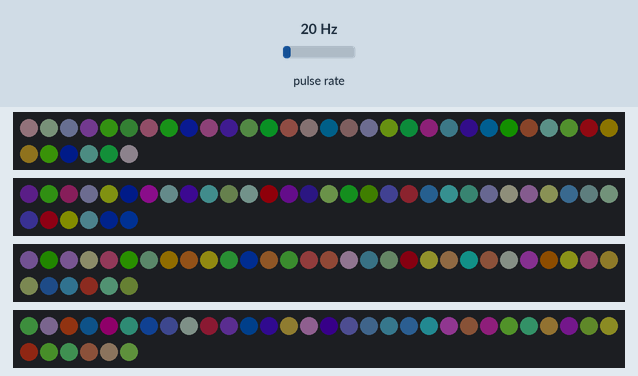
Bench run of a sketch on a simulated Arduino Uno, built with avr-gcc and run on an emulated ATmega328P. Parts: 4 × 36 RGB LEDs in strip order, left to right, continuing on the next row. Wiring (inferred from the names in the program): pulse sensor: data pin 2. Inputs (shaded band) come from the test bench; at power-on: pulse rate 20 Hz. Dim RGB values are drawn brighter than linear; random numbers use the default seed unless the sketch sets one.

Above: at 0.55 s.
At 6.68 s:
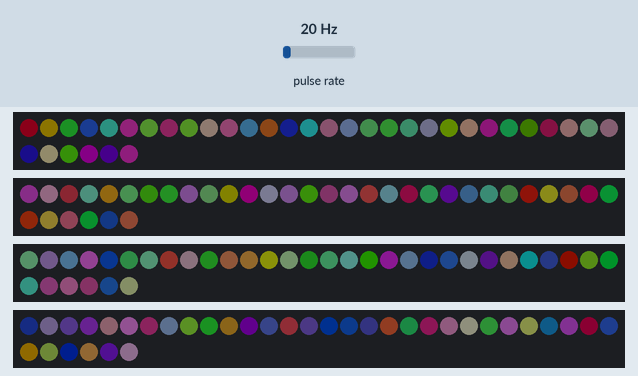
6.7 s: pulse rate (sensor on pin 2) set to 150 Hz
At 6.79 s:
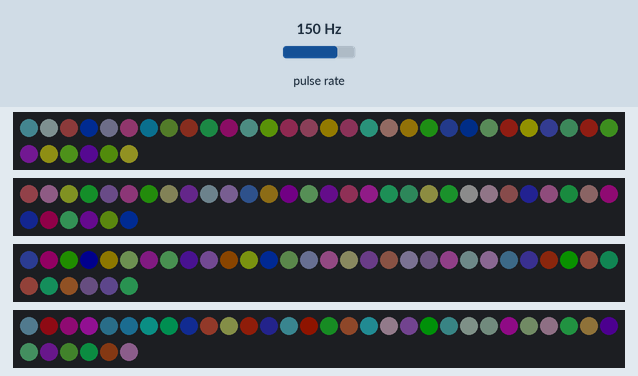

The sketch:

LEDCodeRandom.ino
```cpp
#include <Arduino.h>
#define FASTLED_INTERNAL //supppresses notifications from FASTLED
#include <FastLED.h>

//define some basic setup terms for FASTLED
#define NUM_LEDS 36 //number of leds in the strip
#define LED_PIN_LEAD 4 // pin number for data transmission line 1
#define LED_PIN_SECOND 5 // pin number for data transmission line 2
#define LED_PIN_THIRD 6 // pin number for data transmission line 3
#define LED_PIN_FOURTH 7 // pin number for data transmission line 4


/****************
**Future Issues**
**1.) micros() can only run for approximately 71.6 minutes before it fills up and resets itself to 0.
**    We will need a way to prevent negative time calculations from being createed
**2.) wait and Magnet_Detected have not been integrated yet as preliminary tests have shown that the UNO does not have enough processing power to render a full image
****************/

/*******************
**Global Variables**
*******************/
// initialize 4 arrays of GRB LED pixel objects, and turn them all off
CRGB leadStrip[NUM_LEDS] = {0};
CRGB secondStrip[NUM_LEDS] = {0};
CRGB thirdStrip[NUM_LEDS] = {0};
CRGB fourthStrip[NUM_LEDS] = {0};


volatile unsigned long currentTime = micros();
volatile unsigned long previousTime;
volatile unsigned long timeReadings[] = {0, 0, 0, 0};//number array containing the most recent four periods of 1/4 revolutions
volatile byte timeReadingIndex;
unsigned long timeReadingsSum;
unsigned long timeMarker = micros();
volatile unsigned long averagePeriod;


void setup()
{
  Serial.begin(115200);//set the serial transmission rate to 115200 bauds

  randomSeed(analogRead(A0));

  pinMode(LED_PIN_LEAD, OUTPUT);
  pinMode(LED_PIN_SECOND, OUTPUT);
  pinMode(LED_PIN_THIRD, OUTPUT);
  pinMode(LED_PIN_FOURTH, OUTPUT);


  pinMode(2, INPUT_PULLUP);//attaches pin 2 to arduino's internal pullup resistor, hopefully this will nulify the need for a seperate 10k resistor

  //initialize the interrupt pin
  attachInterrupt(0, Magnet_Detected, RISING);

  //initialize the FastLED Library
  FastLED.addLeds<WS2812B, LED_PIN_LEAD, GRB>(leadStrip, NUM_LEDS);//add previsouly defined LED objects to the FastLED Library
  FastLED.addLeds<WS2812B, LED_PIN_SECOND, GRB>(secondStrip, NUM_LEDS);//add previsouly defined LED objects to the FastLED Library
  FastLED.addLeds<WS2812B, LED_PIN_THIRD, GRB>(thirdStrip, NUM_LEDS);//add previsouly defined LED objects to the FastLED Library
  FastLED.addLeds<WS2812B, LED_PIN_FOURTH, GRB>(fourthStrip, NUM_LEDS);//add previsouly defined LED objects to the FastLED Library

  FastLED.setBrightness(18);

  delay(500);//just a small delay to get the micros() to a safely positive number.
}//end of setup()


void loop()
{
//  //create a pac man image from a single led strip
//  timeMarker = micros();
//  for(int i = 0; i < NUM_LEDS; i++)
//  {
//    leadStrip[i] = CRGB (255,255,0);
//  }
//  FastLED.show();//this shows all of the LEDs
//  wait((0.6666667)*averagePeriod);//wait() must always be preceded by a timeMarker which marks when you want to start counting or "waiting"
//  timeMarker = micros();
//  for(int i = 0; i < NUM_LEDS; i++)
//  {
//    leadStrip[i] = CRGB (0, 0, 0);
//  }
//  FastLED.show();//this shows all of the LEDs
//  wait((0.1666667)*averagePeriod);//wait() must always be preceded by a timeMarker which marks when you want to start counting or "waiting"
//  timeMarker = micros();
//  for(int i = 0; i < NUM_LEDS; i++)
//  {
//    leadStrip[i] = CRGB (255,255,0);
//  }
//  FastLED.show();//this shows all of the LEDs
//  wait((0.1666667)*averagePeriod);//wait() must always be preceded by a timeMarker which marks when you want to start counting or "waiting"
  for(int i = 0; i < NUM_LEDS; i++)
  {
    leadStrip[i] = CRGB (random(1, 256),random(1, 256),random(1, 256));
  }
  for(int i = 0; i < NUM_LEDS; i++)
  {
    secondStrip[i] = CRGB (random(1, 256),random(1, 256),random(1, 256));
  }
  for(int i = 0; i < NUM_LEDS; i++)
  {
    thirdStrip[i] = CRGB (random(1, 256),random(1, 256),random(1, 256));
  }
  for(int i = 0; i < NUM_LEDS; i++)
  {
    fourthStrip[i] = CRGB (random(1, 256),random(1, 256),random(1, 256));
  }
  FastLED.show();
  delay(10);
}//end of loop() aka main()


void Magnet_Detected()
{
  //calculate the most immediate period
  previousTime = currentTime;
  currentTime = micros();
  timeReadingIndex = timeReadingIndex%4;//keeps timeReading within the numbers 0-4
  timeReadings[timeReadingIndex] = (currentTime - previousTime);//stores the most current time period in the timeReading array

  //calculate the average period of a revolution based on the 4 readings inside of the timeReading array
  timeReadingsSum = 0;
  for(int i = 0; i < 4; i++)
  {
    timeReadingsSum += timeReadings[i];
  }
  averagePeriod = timeReadingsSum / 4;//store the calculated period

  //move the index over by 1
  timeReadingIndex++;
}//end of Magnet_Detected(), the interrupt function


void wait(int timeToWait)//timeToWait is measured in microseconds
{
  while(micros() < (timeMarker + timeToWait))
  {
    //do nothing aka wait
  }
}//end of wait(), a function that I made that's more accurate in a sense than delay.
```
